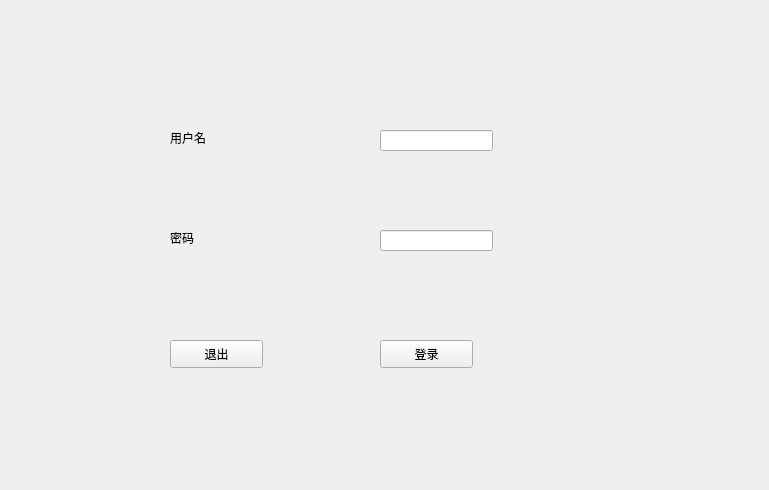
<?xml version="1.0" encoding="UTF-8"?>
<ui version="4.0">
 <class>Login</class>
 <widget class="QWidget" name="Login">
  <property name="geometry">
   <rect>
    <x>0</x>
    <y>0</y>
    <width>769</width>
    <height>490</height>
   </rect>
  </property>
  <property name="windowTitle">
   <string>Form</string>
  </property>
  <widget class="QLabel" name="label">
   <property name="geometry">
    <rect>
     <x>170</x>
     <y>130</y>
     <width>72</width>
     <height>15</height>
    </rect>
   </property>
   <property name="text">
    <string>用户名</string>
   </property>
  </widget>
  <widget class="QLabel" name="label_2">
   <property name="geometry">
    <rect>
     <x>170</x>
     <y>230</y>
     <width>72</width>
     <height>15</height>
    </rect>
   </property>
   <property name="text">
    <string>密码</string>
   </property>
  </widget>
  <widget class="QLineEdit" name="username">
   <property name="geometry">
    <rect>
     <x>380</x>
     <y>130</y>
     <width>113</width>
     <height>21</height>
    </rect>
   </property>
  </widget>
  <widget class="QLineEdit" name="password">
   <property name="geometry">
    <rect>
     <x>380</x>
     <y>230</y>
     <width>113</width>
     <height>21</height>
    </rect>
   </property>
   <property name="echoMode">
    <enum>QLineEdit::Password</enum>
   </property>
  </widget>
  <widget class="QPushButton" name="exitLogin">
   <property name="geometry">
    <rect>
     <x>170</x>
     <y>340</y>
     <width>93</width>
     <height>28</height>
    </rect>
   </property>
   <property name="text">
    <string>退出</string>
   </property>
  </widget>
  <widget class="QPushButton" name="LoginLib">
   <property name="geometry">
    <rect>
     <x>380</x>
     <y>340</y>
     <width>93</width>
     <height>28</height>
    </rect>
   </property>
   <property name="text">
    <string>登录</string>
   </property>
  </widget>
 </widget>
 <resources/>
 <connections/>
</ui>
